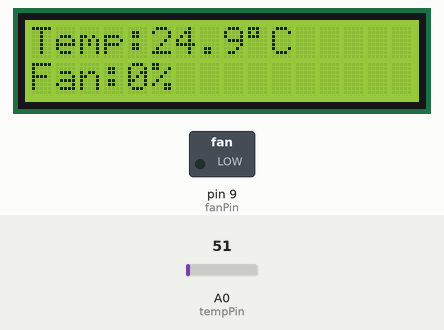
This sketch was run on a simulated Arduino Uno, built with avr-gcc and run on an emulated ATmega328P. On the bench: 16×2 character LCD, switched loads named in the sketch (green lamp = pin HIGH). The inputs (shaded band) are chosen by the test bench; at power-on: A0 (tempPin) = 51.

Above: at 3.2 s.
3.3 s: A0 (tempPin) set to 57
At 5.3 s:
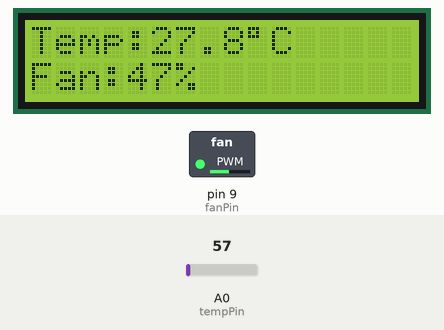
5.6 s: A0 (tempPin) set to 61
At 7.4 s:
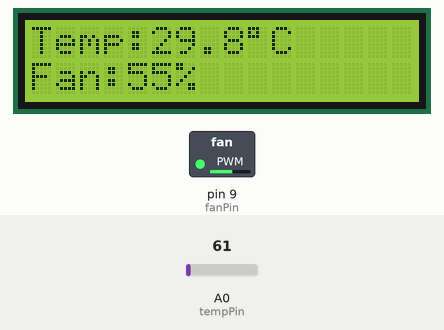
7.7 s: A0 (tempPin) set to 71
At 8.6 s:
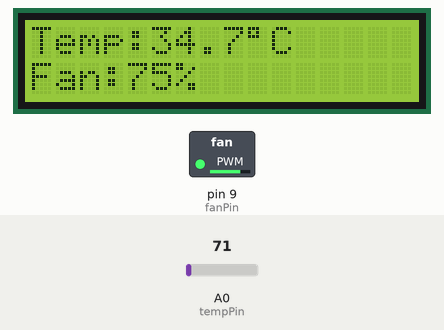
Timing chart, 0 to 10.7 s (numbered marks = the images above; inputs shaded):
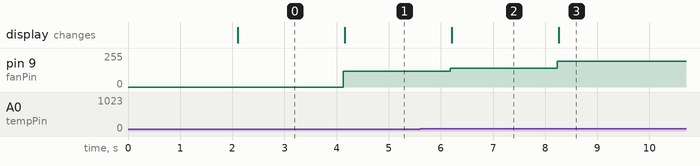

Measured:
- the behaviour switches between 51 and 52 on A0 (tempPin) (found by bisection; images 0 and 1)
- after the input at 3.3 s, pin 9 (fanPin): 0/255 → 120/255 after 0.83 s; the display: changes after 0.86 s (image 1)
- after the input at 5.6 s, pin 9 (fanPin): 120/255 → 141/255 after 0.58 s; the display: changes after 0.61 s (image 2)
- after the input at 7.7 s, pin 9 (fanPin): 141/255 → 193/255 after 0.53 s; the display: changes after 0.56 s (image 3)

The sketch:

auto_exhaust_fan.ino
```cpp
/*
  Auto Exhaust E-Fan
  -------------------
  Arduino-based automatic exhaust fan that controls fan speed
  according to room temperature using the LM35 temperature sensor.

  Components:
  - Arduino Uno
  - LM35 Temperature Sensor
  - 12V DC Fan (or 5V DC for testing)
  - 16x2 LCD (I2C interface recommended)
  - Transistor (2N2222 or BC547)
  - Resistor 1K
  - Diode 1N4007
  - Power Supply (9V–12V)
*/

#include <Wire.h>
#include <LiquidCrystal_I2C.h>

// Initialize the LCD (I2C address 0x27 may vary)
LiquidCrystal_I2C lcd(0x27, 16, 2);

const int tempPin = A0;    // LM35 output pin
const int fanPin  = 9;     // PWM pin controlling fan transistor

// Temperature thresholds (in °C)
const float tempMin = 25.0;  // Fan off below this temperature
const float tempMax = 40.0;  // Fan full speed above this temperature

float temperature = 0.0;
int fanPWM = 0;
int fanSpeedPercent = 0;

void setup() {
  pinMode(fanPin, OUTPUT);
  lcd.init();        // Initialize the LCD
  lcd.backlight();   // Turn on LCD backlight

  lcd.setCursor(0, 0);
  lcd.print("Auto Exhaust Fan");
  delay(2000);
  lcd.clear();
}

void loop() {
  // Read temperature from LM35 (10mV/°C)
  int sensorValue = analogRead(tempPin);
  temperature = (sensorValue * 5.0 * 100.0) / 1024.0;

  // Determine fan speed based on temperature
  if (temperature < tempMin) {
    fanPWM = 0;
  } else if (temperature > tempMax) {
    fanPWM = 255;
  } else {
    fanPWM = map(temperature, tempMin, tempMax, 100, 255);
  }

  analogWrite(fanPin, fanPWM);
  fanSpeedPercent = map(fanPWM, 0, 255, 0, 100);

  // Display temperature and fan speed on LCD
  lcd.setCursor(0, 0);
  lcd.print("Temp:");
  lcd.print(temperature, 1);
  lcd.print((char)223);
  lcd.print("C   ");

  lcd.setCursor(0, 1);
  lcd.print("Fan:");
  lcd.print(fanSpeedPercent);
  lcd.print("%    ");

  delay(1000);
}
```
